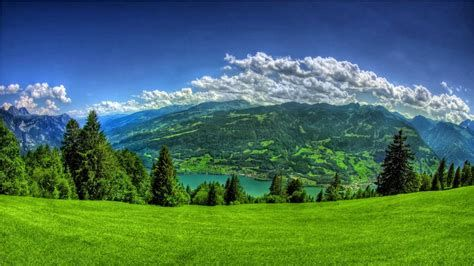
#> input picture Pengolahan Citra Dasar/Gambar.jpg, 474 x 266 px, found by its file name
$ python 8.Perkalian2Citra.py
#> lines starting #> are read from the running program, lines starting #| are printed output that depends on the picture
import cv2 as cv
import numpy as np

citra = cv.imread("D:/ideapadGAMING/Download/Gambar.jpg")
#> citra is the input picture: shape (266, 474, 3); mean B, G, R 92.2, 112.5, 72.6
citra2 = cv.imread("D:/ideapadGAMING/Download/Gambar2.jpg")
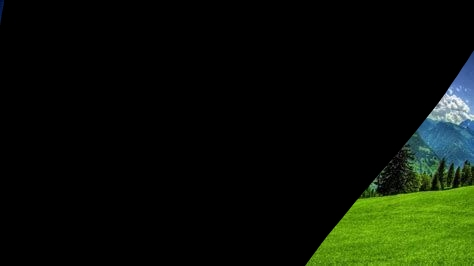
#> input picture Pengolahan Citra Dasar/Gambar2.jpg, 474 x 266 px, found by its file name
#> citra2 is the input picture: shape (266, 474, 3); mean B, G, R 7.1, 18.1, 11.5

citraPerkalian =  cv.multiply(citra, citra2)
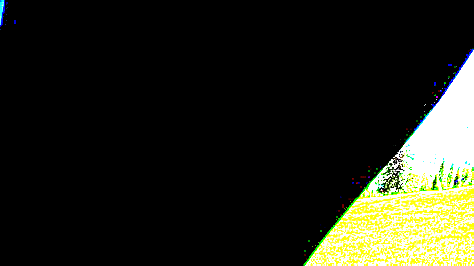
#> citraPerkalian: shape (266, 474, 3); mean B, G, R 25.6, 36.2, 34.9

cv.imshow('Citra Asli 1', citra)
cv.imshow('Citra Asli 2', citra2)
cv.imshow('Citra Perkalian', citraPerkalian)
cv.waitKey(0)
